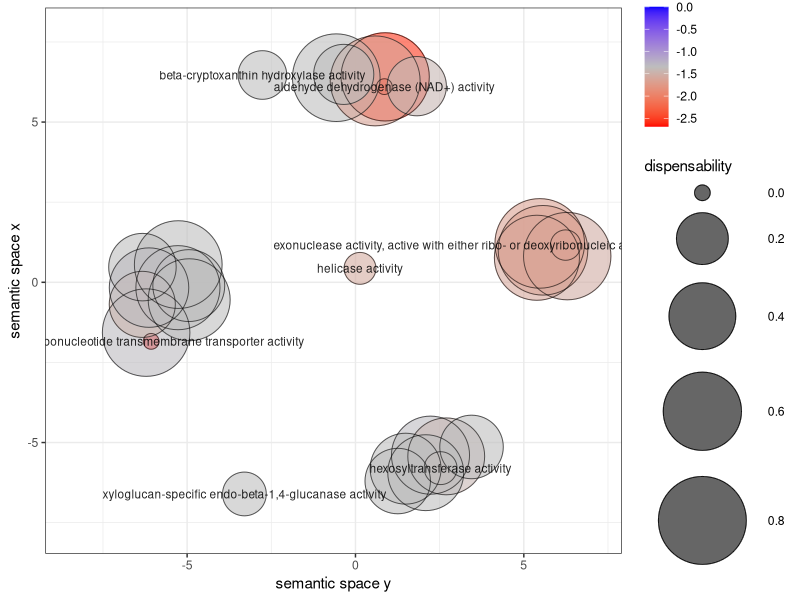

This chart was generated by the following R code:
# A plotting R script produced by the Revigo server at http://revigo.irb.hr/
# If you found Revigo useful in your work, please cite the following reference:
# Supek F et al. "REVIGO summarizes and visualizes long lists of Gene Ontology
# terms" PLoS ONE 2011. doi:10.1371/journal.pone.0021800

# --------------------------------------------------------------------------
# If you don't have the ggplot2 package installed, uncomment the following line:
# install.packages( "ggplot2" );
library( ggplot2 );

# --------------------------------------------------------------------------
# If you don't have the scales package installed, uncomment the following line:
# install.packages( "scales" );
library( scales );

# --------------------------------------------------------------------------
# Here is your data from Revigo. Scroll down for plot configuration options.

revigo.names <- c("term_ID","description","frequency","plot_X","plot_Y","log_size","value","uniqueness","dispensability");
revigo.data <- rbind(c("GO:0004029","aldehyde dehydrogenase (NAD+) activity",0.15095807017417034,0.8578801568724232,6.105935614273045,4.83300040911894,-2.5421181032660076,0.8317181449581453,-0),
c("GO:0004030","aldehyde dehydrogenase [NAD(P)+] activity",0.16055538094028188,0.881916182013904,6.411291278991541,4.859768557874373,-2.5421181032660076,0.8311552866858052,0.80608029),
c("GO:0004386","helicase activity",1.24556595594382,0.13464166394064303,0.4352187217382287,5.749505197054165,-1.5606673061697374,0.7891487328548674,0.03957792),
c("GO:0004527","exonuclease activity",0.7727986135167833,6.28920879893663,0.8167603338012376,5.542205274791192,-1.5409092103994135,0.8114910188965833,0.78646589),
c("GO:0004532","RNA exonuclease activity",0.24062019205886398,5.569533755820939,0.998993025405868,5.035473765808079,-1.6581699430794896,0.7839695685697119,0.83610407),
c("GO:0004540","RNA nuclease activity",0.9410486960186195,5.38880381609263,0.7658196891471721,5.627750814997703,-1.5972229303896526,0.7827708118997793,0.73625869),
c("GO:0004645","1,4-alpha-oligoglucan phosphorylase activity",0.04346952008966833,2.228374342725698,-5.393881628715051,4.292344693840592,-1.3159629625134803,0.825009919414179,0.59537292),
c("GO:0005346","purine ribonucleotide transmembrane transporter activity",0.06273731889898977,-6.068359811269219,-1.8427730116015903,4.451678999573242,-2.684029654543082,0.5634640775092842,0),
c("GO:0008184","glycogen phosphorylase activity",0.026534524174512637,2.695637271943583,-5.4315399131068895,4.077985291029502,-1.4277093938485823,0.8290182917150358,0.57206112),
c("GO:0008379","thioredoxin peroxidase activity",0.08722731430123927,-0.5704386224338298,6.384788032140077,4.594801235778386,-1.3417023496918101,0.8561195807547959,0.79255133),
c("GO:0010294","abscisic acid glucosyltransferase activity",0.0002683166826939687,1.488582397725432,-5.815568358782729,2.0863598306747484,-1.3417023496918101,0.849319830088768,0.46611246),
c("GO:0015095","magnesium ion transmembrane transporter activity",0.11206545614301731,-6.327325256407695,0.4735160114502026,4.703618051075181,-1.3417023496918101,0.7166705477085538,0.41029382),
c("GO:0015444","P-type magnesium transporter activity",0.004432768997563995,-5.263518805685632,0.5528653706127323,3.3010299956639813,-1.3417023496918101,0.6967830189508664,0.79425954),
c("GO:0015605","organophosphate ester transmembrane transporter activity",0.11816799755437105,-6.217864707242028,-1.5696462709340813,4.726645720240912,-1.3159629625134803,0.6046532990002592,0.78947045),
c("GO:0015662","P-type ion transporter activity",0.2160503668997799,-4.9508803928702685,-0.10268568532183235,4.988697160029578,-1.3417023496918101,0.6570298004770673,0.48305443),
c("GO:0016620","oxidoreductase activity, acting on the aldehyde or oxo group of donors, NAD or NADP as acceptor",0.5304576466994853,0.5847831923348995,6.284820976077479,5.378790224142972,-1.6283780728239787,0.8223950293383303,0.84272965),
c("GO:0016717","oxidoreductase activity, acting on paired donors, with oxidation of a pair of donors resulting in the reduction of molecular oxygen to two molecules of water",0.1033795351007671,1.8206249186137575,6.120525568944156,4.668581584710601,-1.4277093938485823,0.8880020354532742,0.29025415),
c("GO:0016758","hexosyltransferase activity",1.2623656847710059,2.529030430600198,-5.7993345556826235,5.755323637746441,-1.4155556928348239,0.8165364328084201,0.04473212),
c("GO:0016796","exonuclease activity, active with either ribo- or deoxyribonucleic acids and producing 5'-phosphomonoesters",0.4035194633595386,6.24120607815936,1.1611204319171735,5.260004568309291,-1.6581699430794896,0.8003071019738288,0.03262267),
c("GO:0016896","RNA exonuclease activity, producing 5'-phosphomonoesters",0.23929191360486657,5.473125431865983,1.2136717152040317,5.033069741661653,-1.6581699430794896,0.7840484474410742,0.83570328),
c("GO:0019829","ATPase-coupled monoatomic cation transmembrane transporter activity",0.4582427616696358,-5.273588228542782,-0.16763277681561775,5.315235409617727,-1.3417023496918101,0.6393097040347915,0.71589944),
c("GO:0022804","active transmembrane transporter activity",3.418048523453295,-6.331668824549807,-0.688567182215685,6.187916199908961,-1.4586704223333065,0.7004983616732254,0.38815234),
c("GO:0022853","active monoatomic ion transmembrane transporter activity",1.2952488921071121,-6.131722039402982,-0.16552577035806235,5.766491667382492,-1.3128278954052004,0.6610377869596482,0.62204132),
c("GO:0033946","xyloglucan-specific endo-beta-1,4-glucanase activity",8.426474332537859E-05,-3.2984619708163225,-6.6043243758096235,1.591064607026499,-1.3417023496918101,0.9510358561732292,0.11987935),
c("GO:0047807","cytokinin 7-beta-glucosyltransferase activity",4.2132371662689295E-05,1.2551211328778835,-6.201858329915125,1.3010299956639813,-1.3417023496918101,0.8591851440074177,0.3785305),
c("GO:0051920","peroxiredoxin activity",0.17148318765363627,-0.3486637008187473,6.487929876701791,4.888364858208229,-1.3417023496918101,0.851206332093804,0.30167262),
c("GO:0052610","beta-cryptoxanthin hydroxylase activity",4.4349864908094E-06,-2.763841994439781,6.468801585009136,0.47712125471966244,-1.3417023496918101,0.931528219857981,0.16565557),
c("GO:0097363","protein O-acetylglucosaminyltransferase activity",0.017662333699648435,2.0865375324026987,-5.940735797560582,3.901240302073309,-1.3417023496918101,0.8272215884973738,0.55416948),
c("GO:0102659","UDP-glucose: 4-methylthiobutylhydroximate S-glucosyltransferase activity",8.8699729816188E-06,3.4468510641751915,-5.13804138298079,0.6989700043360189,-1.3417023496918101,0.8769393948077832,0.34991333),
c("GO:0140358","P-type transmembrane transporter activity",0.22194224645282018,-4.939036267646892,-0.5447868815777004,5.00038201108384,-1.3417023496918101,0.6678581010501607,0.6719511));

one.data <- data.frame(revigo.data);
names(one.data) <- revigo.names;
one.data <- one.data [(one.data$plot_X != "null" & one.data$plot_Y != "null"), ];
one.data$plot_X <- as.numeric( as.character(one.data$plot_X) );
one.data$plot_Y <- as.numeric( as.character(one.data$plot_Y) );
one.data$log_size <- as.numeric( as.character(one.data$log_size) );
one.data$value <- as.numeric( as.character(one.data$value) );
one.data$frequency <- as.numeric( as.character(one.data$frequency) );
one.data$uniqueness <- as.numeric( as.character(one.data$uniqueness) );
one.data$dispensability <- as.numeric( as.character(one.data$dispensability) );
#head(one.data);


# --------------------------------------------------------------------------
# Names of the axes, sizes of the numbers and letters, names of the columns,
# etc. can be changed below

p1 <- ggplot( data = one.data );
p1 <- p1 + geom_point( aes( plot_X, plot_Y, colour = value, size = dispensability), alpha = I(0.6) );
p1 <- p1 + scale_colour_gradientn( colours = c("red", "gray", "blue"), limits = c( min(one.data$value), 0) );
p1 <- p1 + geom_point( aes(plot_X, plot_Y, size = dispensability), shape = 21, fill = "transparent", colour = I (alpha ("black", 0.6) ));
p1 <- p1 + scale_size( range=c(5, 30)) + theme_bw(); # + scale_fill_gradientn(colours = heat_hcl(7), limits = c(-300, 0) );
ex <- one.data [ one.data$dispensability < 0.2, ];
p1 <- p1 + geom_text( data = ex, aes(plot_X, plot_Y, label = description), colour = I(alpha("black", 0.85)), size = 3 );
p1 <- p1 + labs (y = "semantic space x", x = "semantic space y");
p1 <- p1 + theme(legend.key = element_blank()) ;
one.x_range = max(one.data$plot_X) - min(one.data$plot_X);
one.y_range = max(one.data$plot_Y) - min(one.data$plot_Y);
p1 <- p1 + xlim(min(one.data$plot_X)-one.x_range/6,max(one.data$plot_X)+one.x_range/15);
p1 <- p1 + ylim(min(one.data$plot_Y)-one.y_range/12,max(one.data$plot_Y)+one.y_range/10);


# --------------------------------------------------------------------------
# Output the plot to screen

p1;

nectary_MF <- p1
# Uncomment the line below to also save the plot to a file.
# The file type depends on the extension (default=pdf).

# ggsave("/path_to_your_file/revigo-plot.pdf");

